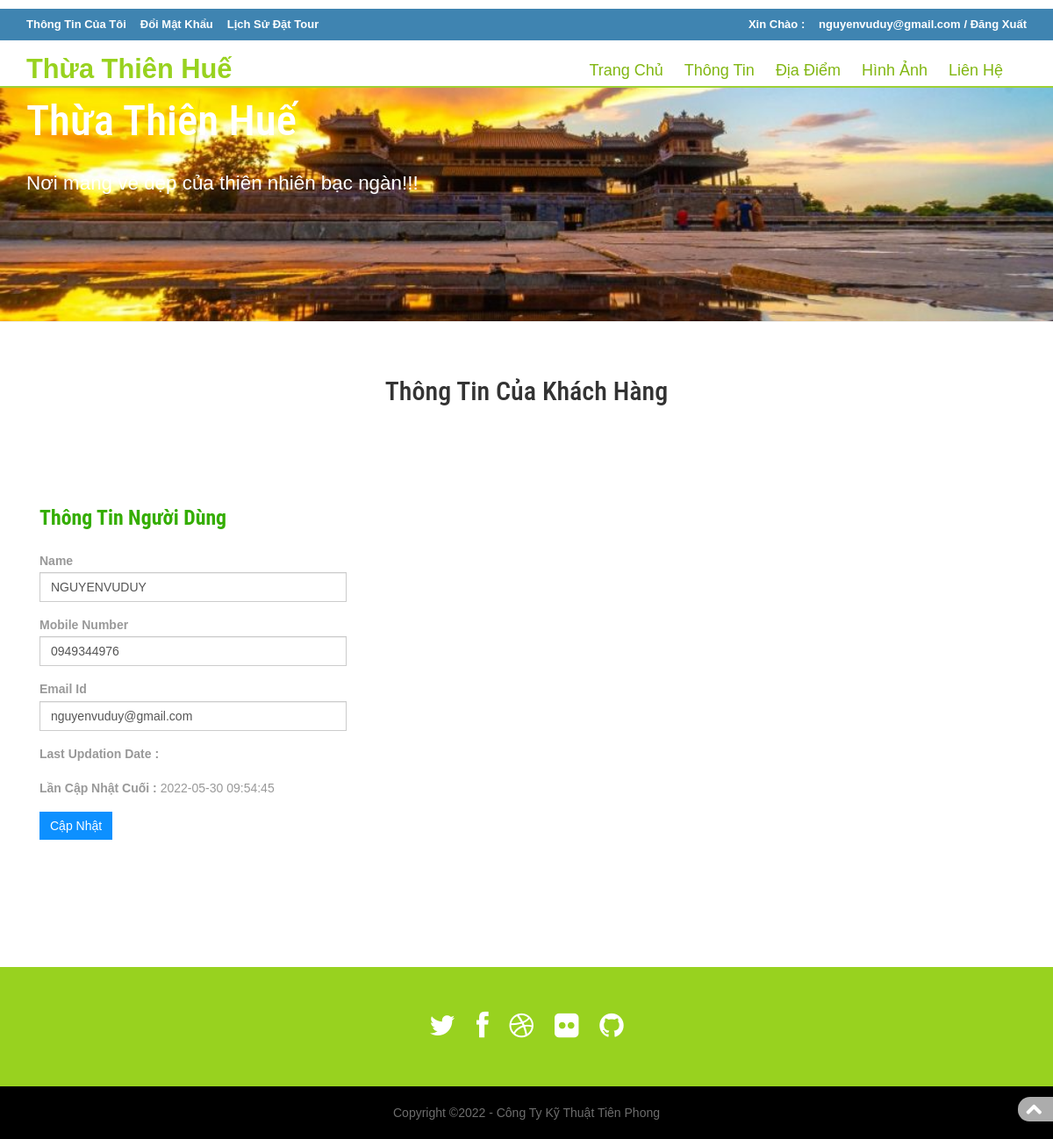
/profile.php (signed in), run on the app's committed database.
### tables this page shows
CREATE TABLE `tblusers` (
  `id` int(11) NOT NULL,
  `FullName` varchar(100) DEFAULT NULL,
  `MobileNumber` char(10) DEFAULT NULL,
  `EmailId` varchar(70) DEFAULT NULL,
  `Password` varchar(100) DEFAULT NULL,
  `RegDate` timestamp NULL DEFAULT current_timestamp(),
  `UpdationDate` timestamp NULL DEFAULT NULL ON UPDATE current_timestamp()
);

### profile.php (the view, shortened to what this page needs)
<?php
include('includes/config.php');
if(strlen($_SESSION['login'])==0)
{
  header('location:index.php');
}
else{
  ?>
  <!doctype html>
  <html lang="vi" class="no-js">
  <head>
    <link rel="stylesheet" href="css/bootstrap.min.css" />
    <link rel="stylesheet" type="text/css" href="css/isotope.css" media="screen" />
    <link rel="stylesheet" href="js/fancybox/jquery.fancybox.css" type="text/css" media="screen" />
    <link rel="stylesheet" type="text/css" href="css/da-slider.css" />
    <link href="js/owl-carousel/owl.carousel.css" rel="stylesheet">
    <link rel="stylesheet" href="css/styles.css" />
    <link href="assets/css/animate.css" rel="stylesheet" type="text/css" media="all">
    <link href="font/css/font-awesome.min.css" rel="stylesheet">
  </head>
  <body>
     <header class="header">
    <?php if($_SESSION['login'])
    {?>
      <div class="top-header">
        <div class="container">
          <ul class="tp-hd-lft wow fadeInLeft animated" data-wow-delay=".5s">
            <li class="prnt"><a href="profile.php">Thông Tin Của Tôi</a></li>
          <li class="prnt"><a href="change_password.php">Đổi Mật Khẩu</a></li>
          <li class="prnt"><a href="tour_history.php">Lịch Sử Đặt Tour</a></li>
          </ul>
          <ul class="tp-hd-rgt wow fadeInRight animated" data-wow-delay=".5s">
            <li class="tol">Xin Chào :</li>
            <li class="sig"><?php echo htmlentities($_SESSION['login']);?></li>
            <li class="sigi"><a href="logout.php" >/ Đăng Xuất</a></li>
          </ul>
          <div class="clearfix"></div>
        </div>
      </div>
      <?php
    }?>
    <div class="container">
      <nav class="navbar navbar-inverse" role="navigation">
        <div class="navbar-header adeInDown animated animated" data-wow-delay=".5s" style="visibility: visible; animation-delay: 0.5s; animation-name: fadeInDown;">
          <a href="#" class="navbar-brand scroll-top logo"><b>Thừa Thiên Huế</b></a>
        </div>
        <div id="main-nav" class="collapse navbar-collapse adeInDown animated animated" data-wow-delay=".5s" style="visibility: visible; animation-delay: 0.5s; animation-name: fadeInDown;">
          <ul class="nav navbar-nav" id="mainNav">
            <li ><a href="index.php" class="scroll-link">Trang Chủ</a></li>
            <li><a href="index.php" class="scroll-link">Thông Tin</a></li>
            <li><a href="index.php" class="scroll-link">Địa Điểm</a></li>
            <li><a href="index.php" class="scroll-link">Hình Ảnh </a></li>
            <li><a href="index.php" class="scroll-link">Liên Hệ</a></li>
          </ul>
        </div>
      </nav>
    </div>
  </header>
    <section id="home">
      <div class="banner-container" style="height: 300px;">
        <div class="container banner-content">
          <div id="da-slider" class="da-slider">
            <div>&nbsp;</div>
            <div class="">
              <h2>Thừa Thiên Huế</h2>
              <p>Nơi mang vẻ đẹp của thiên nhiên bạc ngàn!!!</p>
            </div>
          </div>
        </div>
      </div>
    </section>
    <section id="packages" class="secPad">
      <div class="container">
        <div class="heading text-center">
          <h2>Thông Tin Của Khách Hàng</h2>
        </div>
        <div class="privacy">
          <div class="container">
            <h3 class="wow fadeInDown animated animated" data-wow-delay=".5s" style="visibility: visible; animation-delay: 0.5s; animation-name: fadeInDown;">Thông Tin Người Dùng</h3>
            <form name="chngpwd" method="post">
              <?php
              $useremail=$_SESSION['login'];
              $sql = "SELECT * from tblusers where EmailId=:useremail";
              $query = $dbh -> prepare($sql);
              $query -> bindParam(':useremail',$useremail, PDO::PARAM_STR);
              $query->execute();
              $results=$query->fetchAll(PDO::FETCH_OBJ);
              if($query->rowCount() > 0)
              {
                foreach($results as $result)
                {
                  ?>
                  <p style="width: 350px;">
                    <b>Name</b>  <input type="text" name="name" value="<?php echo htmlentities($result->FullName);?>" class="form-control" id="name" required="">
                  </p>
                  <p style="width: 350px;">
                    <b>Mobile Number</b>
                    <input type="text" class="form-control" name="mobileno" maxlength="10" value="<?php echo htmlentities($result->MobileNumber);?>" id="mobileno"  required="">
                  </p>
                  <p style="width: 350px;">
                    <b>Email Id</b>
                    <input type="email" class="form-control" name="email" value="<?php echo htmlentities($result->EmailId);?>" id="email" >
                  </p>
                  <p style="width: 350px;">
                    <b>Last Updation Date : </b>
                  </p>
                  <p style="width: 350px;">
                    <b>Lần Cập Nhật Cuối :</b>
                    <?php echo htmlentities($result->RegDate);?>
                  </p>
                  <?php
                }
              } ?>
              <p style="width: 350px;">
                <button type="submit" name="submit6" class="btn-primary btn">Cập Nhật</button>
              </p>
            </form>
          </div>
        </div>
      </div>
    </section>
    <?php include('includes/footer.php'); ?>
    <a href="#top" class="topHome"><i class="fa fa-chevron-up fa-2x"></i></a>
  </body>
  </html>
  <?php
} ?>

### css/da-slider.css (style rules this page uses)
.da-slider { width: 100%; min-width: 520px; height: 500px; position: relative; margin: 4% auto; overflow: hidden; -webkit-transition: background-position 1s ease-out 0.3s; -moz-transition: background-position 1s ease-out 0.3s; -o-transition: background-position 1s ease-out 0.3s; -ms-transition: background-position 1s ease-out 0.3s; transition: background-position 1s ease-out 0.3s; }

### data on the page
tblusers: name "NGUYENVUDUY", mobileno "0949344976", email "nguyenvuduy@gmail.com", RegDate "2022-05-30 09:54:45"

### other printed values
$_SESSION['login'] "nguyenvuduy@gmail.com"
